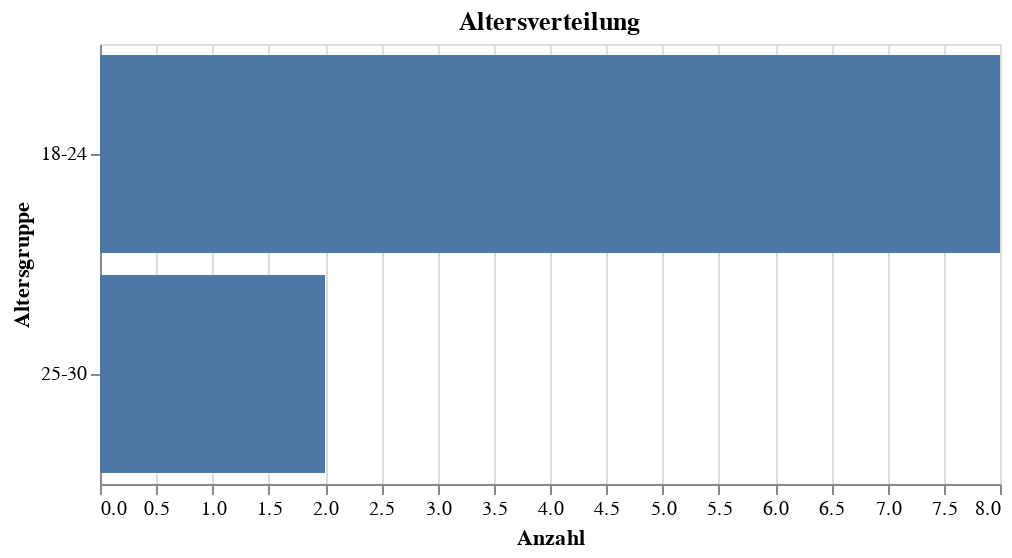

Notebook code cell kept with this figure:
### Code cell
# -----------------------------
# 2) Alter
# -----------------------------
age = freq_df(df, "Wie alt sind Sie?", dropna=True)

age_chart = alt.Chart(age).mark_bar().encode(
    x=alt.X("count:Q", title="Anzahl"),
    y=alt.Y("Wie alt sind Sie?:N", title="Altersgruppe", sort="-x"),
    tooltip=[
        alt.Tooltip("Wie alt sind Sie?:N", title="Altersgruppe"),
        alt.Tooltip("count:Q", title="Anzahl"),
        alt.Tooltip("percent:Q", title="Prozent")
    ]
).properties(
    title="Altersverteilung",
    width=450,
    height=220
)

age_chart

### Figure 1 — Vega-Lite specification as saved in the notebook (floating-point values rounded to 4 significant figures)
{"config": {"view": {"continuousWidth": 300, "continuousHeight": 300}}, "data": {"name": "data-48c9b406c23ac8b2c25a4d9c65506863"}, "mark": {"type": "bar"}, "encoding": {"tooltip": [{"field": "Wie alt sind Sie?", "title": "Altersgruppe", "type": "nominal"}, {"field": "count", "title": "Anzahl", "type": "quantitative"}, {"field": "percent", "title": "Prozent", "type": "quantitative"}], "x": {"field": "count", "title": "Anzahl", "type": "quantitative"}, "y": {"field": "Wie alt sind Sie?", "sort": "-x", "title": "Altersgruppe", "type": "nominal"}}, "height": 220, "title": "Altersverteilung", "width": 450, "$schema": "https://vega.github.io/schema/vega-lite/v6.1.0.json", "datasets": {"data-48c9b406c23ac8b2c25a4d9c65506863": [{"Wie alt sind Sie?": "18-24", "count": 8, "percent": 80.0}, {"Wie alt sind Sie?": "25-30", "count": 2, "percent": 20.0}]}}
